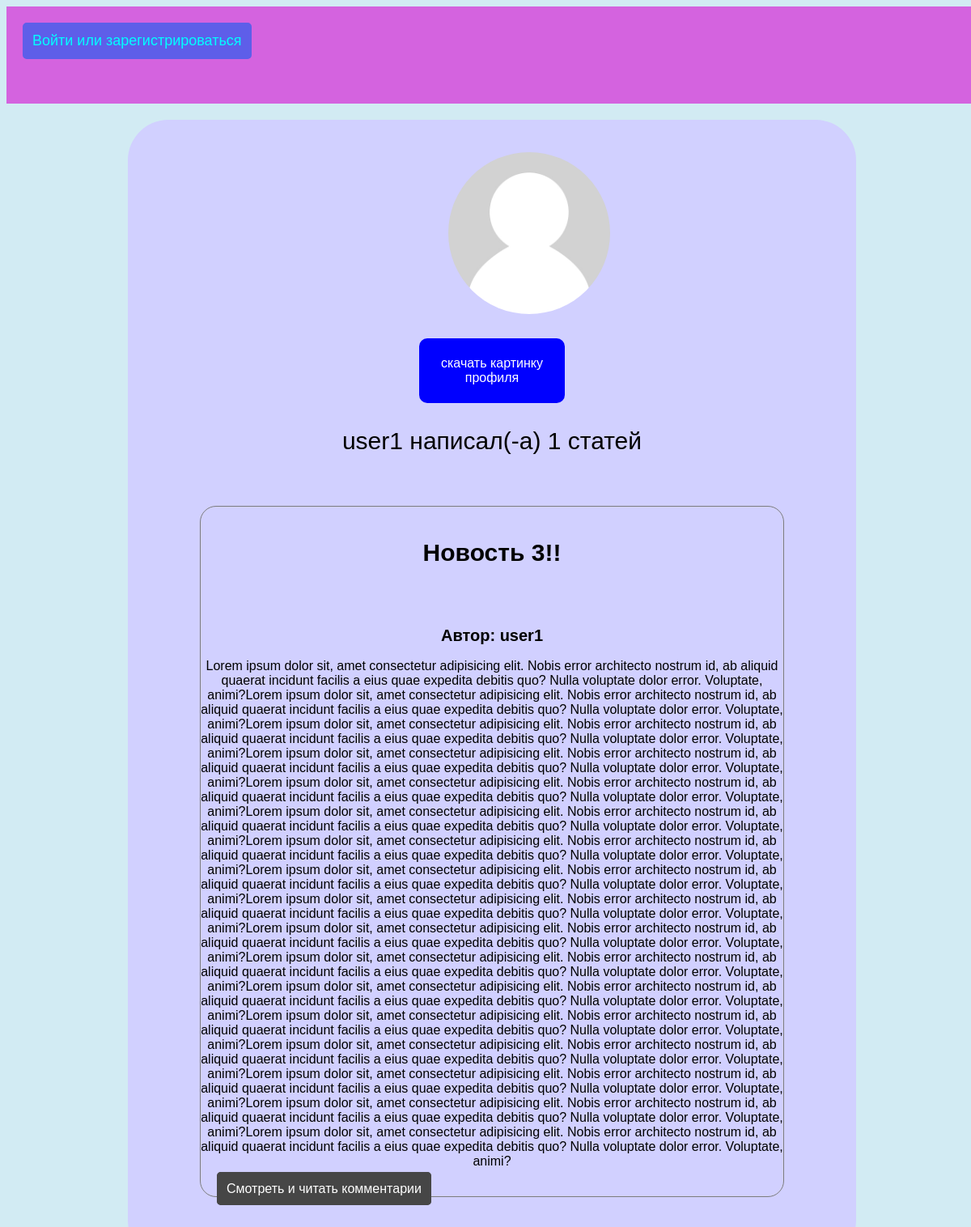
Page /otherprof/user1 on the committed database.
### tables this page shows
CREATE TABLE "article" (
	"id"	INTEGER NOT NULL UNIQUE,
	"name"	TEXT,
	"text"	TEXT,
	"author"	TEXT,
	PRIMARY KEY("id" AUTOINCREMENT)
);

### main.py (the view)
@app.route('/otherprof/<username>')
def otherprof(username):
    if data['userName']==username:
        return redirect(url_for('profile'))
    if not check_id('user', f"username='{username}'"):
        return redirect('error')
    articles = selectAllWithCondition('article', f"author='{username}'")
    leng = len(articles)
    if check_user_image(username):
        user = selectOne('user', f"username='{username}'")
        db = connect('database.db')
        cur = db.cursor()
        cur.execute("SELECT image FROM user WHERE username = ?", (username,))
        image_data = cur.fetchone()[0]
        db.close()
        img_data_base64 = base64.b64encode(image_data).decode('utf-8')
        return render_template('oprofile.html', data=data, articles=articles, leng=leng, img=img_data_base64, username=username)
    else:
        return render_template('oprofile.html', data=data, articles=articles, leng=leng, img=None, username=username)

### main.py (called while the page is built)
def selectAllWithCondition(table, cond):
    db = connect('database.db')
    cur = db.cursor()
    cur.execute(f"SELECT * FROM {table} WHERE {cond};")
    db.commit()
    list = cur.fetchall()
    db.close()
    return list

def check_id(table, cond):
    db = connect('database.db')
    cur = db.cursor()
    cur.execute(f"SELECT * FROM {table} WHERE {cond};")
    db.commit()
    list = cur.fetchall()
    db.close()
    if len(list)>=1:
        return True
    return False

def check_user_image(username):  # вспомогательная функция для проверки наличия картинки профиля
    conn = connect('database.db')
    cursor = conn.cursor()
    cursor.execute(f"SELECT * FROM user WHERE username = '{username}' AND image IS NOT NULL")
    result = cursor.fetchall()
    conn.close()
    if len(result)==0:
        return False
    else:
        return True

### templates/oprofile.html (shortened to what this page needs)
{% extends 'layout.html' %}
{% block content %}
<div class="menu">
    {% if not data.userLogged %}
    <a class="log" href="{{url_for('login')}}">Войти или зарегистрироваться</a>
    {% else %}
    <a href="{{url_for('index')}}" class="username logout">Главная страница</a>
    <p class="username">Пользователь: {{data.userName}}</p>
    <a href="{{url_for('logout')}}" class="username logout">Выйти из аккаунта</a>
    <a href="{{url_for('profile')}}" class="username logout">Мой профиль</a>
    {% endif %}
</div>
<div class="container">
    {% if img %}
    <img alt="твоё фото" class="photo">
    {% else %}
    <img src="{{url_for('static', filename='photo.jpg')}}" alt="твоё фото" class="photo">
    {% endif %}
    <a href="{{ url_for('uploadimg', username=username) }}" class="add prof">скачать картинку профиля</a>
<p class="name">{{username}} написал(-а) {{leng}} статей</p>
{% for i in articles %}
<div class="new">
    <h4 class="name">{{i[1]}}</h4><br>
    <h2 class="name auth">Автор: {{i[3]}}</h2>
    <p class="text">{{i[2]}}</p>
    <a class="view-btn" href="{{ url_for('detailview', id=i[0]) }}">Смотреть и читать комментарии</a>
</div>
{% endfor %}
</div>
{% endblock %}

### templates/layout.html (style rules this page uses)
body { background-color: rgb(210, 235, 243); width: 100%; height: 100%; padding: 0%; }
.container { background-color: rgb(209, 208, 255); margin-top: 20px; width: 75%; height: 70%; margin-left: auto; margin-right: auto; border-radius: 50px; padding-top: 40px; padding-bottom: 40px; }
.new { border: 1px solid rgb(124, 124, 124); border-radius: 20px; margin-top: 7%; margin-bottom: 40px; width: 80%; margin-left: auto; margin-right: auto; }
.name { font-size: 30px; text-align: center; }
.auth { font-size: 20px; }
* { font-family:Arial; text-decoration: none; }
.text { text-align: center; }
.add { background-color: rgb(0, 0, 255); color: white; border-radius: 10px; padding: 20px; margin-left: 100px; transition: all 0.2s; border: 2px solid blue; margin-top: 100px; }
.view-btn { padding: 10px; border-radius: 5px; background-color: rgb(70, 70, 70); color: white; transition: all 0.2s; border: 2px solid rgb(70, 70, 70); margin-left: 20px; }
.menu { width: 100%; height: 120px; background-color: rgb(212, 99, 223); margin-top: 0%; }
.log { font-size: large; background-color: rgb(94, 94, 233); padding: 10px; border-radius: 5px; margin: 20px; display: inline-block; color: aqua; transition: all 0.2s; border: 2px solid rgb(94, 94, 233); }
.photo { display: block; width: 200px; height: 200px; border-radius: 100px; margin-left: 44%; }
.prof { margin-left: 40%; margin-top: 30px; margin-right: 40%; text-align: center; display: block; }

### rows in the picture
article: name "Новость 3!!", author "user1", text "Lorem ipsum dolor sit, amet consectetur adipisicing elit. Nobis error architecto nostrum id, ab aliquid quaerat incidunt facilis a eius quae expedita debitis quo? Nulla voluptate dolor error. Voluptate, animi?Lorem ipsum dolor sit, amet consectetur adipisicing elit. Nobis error architecto nostrum id, ab aliquid quaerat incidunt facilis a eius quae expedita debitis quo? Nulla voluptate dolor error. Voluptate, animi?Lorem ipsum dolor sit, amet consectetur adipisicing elit. Nobis error architecto nostrum id, ab aliquid quaerat incidunt facilis a eius quae expedita debitis quo? Nulla voluptate dolor error. Voluptate, animi?Lorem ipsum dolor sit, amet consectetur adipisicing elit. Nobis error…"

### other values in the picture
{{ username }} "user1"
{{ leng }} "1"
